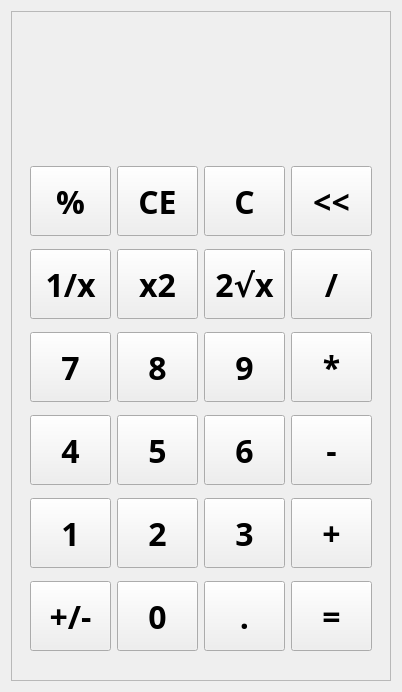
<?xml version="1.0" encoding="UTF-8"?>
<ui version="4.0">
 <class>Form</class>
 <widget class="QWidget" name="Form">
  <property name="geometry">
   <rect>
    <x>0</x>
    <y>0</y>
    <width>398</width>
    <height>688</height>
   </rect>
  </property>
  <property name="windowTitle">
   <string>Form</string>
  </property>
  <layout class="QGridLayout" name="gridLayout_3">
   <item row="0" column="0">
    <widget class="QFrame" name="frame">
     <property name="minimumSize">
      <size>
       <width>380</width>
       <height>670</height>
      </size>
     </property>
     <property name="maximumSize">
      <size>
       <width>380</width>
       <height>670</height>
      </size>
     </property>
     <property name="frameShape">
      <enum>QFrame::Shape::StyledPanel</enum>
     </property>
     <property name="frameShadow">
      <enum>QFrame::Shadow::Raised</enum>
     </property>
     <layout class="QGridLayout" name="gridLayout_2">
      <item row="0" column="0">
       <widget class="QLabel" name="display_label">
        <property name="minimumSize">
         <size>
          <width>271</width>
          <height>121</height>
         </size>
        </property>
        <property name="maximumSize">
         <size>
          <width>16777215</width>
          <height>121</height>
         </size>
        </property>
        <property name="font">
         <font>
          <family>Poppins</family>
          <pointsize>36</pointsize>
          <bold>true</bold>
         </font>
        </property>
        <property name="text">
         <string/>
        </property>
        <property name="alignment">
         <set>Qt::AlignmentFlag::AlignRight|Qt::AlignmentFlag::AlignTrailing|Qt::AlignmentFlag::AlignVCenter</set>
        </property>
       </widget>
      </item>
      <item row="1" column="0">
       <widget class="QWidget" name="widget_2" native="true">
        <property name="minimumSize">
         <size>
          <width>360</width>
          <height>520</height>
         </size>
        </property>
        <property name="maximumSize">
         <size>
          <width>360</width>
          <height>520</height>
         </size>
        </property>
        <layout class="QGridLayout" name="gridLayout">
         <item row="5" column="3">
          <widget class="QPushButton" name="equal_button">
           <property name="minimumSize">
            <size>
             <width>81</width>
             <height>70</height>
            </size>
           </property>
           <property name="maximumSize">
            <size>
             <width>81</width>
             <height>70</height>
            </size>
           </property>
           <property name="font">
            <font>
             <family>Poppins</family>
             <pointsize>24</pointsize>
             <bold>true</bold>
            </font>
           </property>
           <property name="text">
            <string>=</string>
           </property>
          </widget>
         </item>
         <item row="5" column="2">
          <widget class="QPushButton" name="point_button">
           <property name="minimumSize">
            <size>
             <width>81</width>
             <height>70</height>
            </size>
           </property>
           <property name="maximumSize">
            <size>
             <width>81</width>
             <height>70</height>
            </size>
           </property>
           <property name="font">
            <font>
             <family>Poppins</family>
             <pointsize>24</pointsize>
             <bold>true</bold>
            </font>
           </property>
           <property name="text">
            <string>.</string>
           </property>
          </widget>
         </item>
         <item row="4" column="0">
          <widget class="QPushButton" name="one_button">
           <property name="minimumSize">
            <size>
             <width>81</width>
             <height>70</height>
            </size>
           </property>
           <property name="maximumSize">
            <size>
             <width>81</width>
             <height>70</height>
            </size>
           </property>
           <property name="font">
            <font>
             <family>Poppins</family>
             <pointsize>24</pointsize>
             <bold>true</bold>
            </font>
           </property>
           <property name="text">
            <string>1</string>
           </property>
          </widget>
         </item>
         <item row="0" column="3">
          <widget class="QPushButton" name="backspace_button">
           <property name="minimumSize">
            <size>
             <width>81</width>
             <height>70</height>
            </size>
           </property>
           <property name="maximumSize">
            <size>
             <width>81</width>
             <height>70</height>
            </size>
           </property>
           <property name="font">
            <font>
             <family>Poppins</family>
             <pointsize>24</pointsize>
             <bold>true</bold>
            </font>
           </property>
           <property name="text">
            <string>&lt;&lt;</string>
           </property>
          </widget>
         </item>
         <item row="3" column="1">
          <widget class="QPushButton" name="five_button">
           <property name="minimumSize">
            <size>
             <width>81</width>
             <height>70</height>
            </size>
           </property>
           <property name="maximumSize">
            <size>
             <width>81</width>
             <height>70</height>
            </size>
           </property>
           <property name="font">
            <font>
             <family>Poppins</family>
             <pointsize>24</pointsize>
             <bold>true</bold>
            </font>
           </property>
           <property name="text">
            <string>5</string>
           </property>
          </widget>
         </item>
         <item row="5" column="0">
          <widget class="QPushButton" name="pushButton_21">
           <property name="minimumSize">
            <size>
             <width>81</width>
             <height>70</height>
            </size>
           </property>
           <property name="maximumSize">
            <size>
             <width>81</width>
             <height>70</height>
            </size>
           </property>
           <property name="font">
            <font>
             <family>Poppins</family>
             <pointsize>24</pointsize>
             <bold>true</bold>
            </font>
           </property>
           <property name="text">
            <string>+/-</string>
           </property>
          </widget>
         </item>
         <item row="4" column="1">
          <widget class="QPushButton" name="two_button">
           <property name="minimumSize">
            <size>
             <width>81</width>
             <height>70</height>
            </size>
           </property>
           <property name="maximumSize">
            <size>
             <width>81</width>
             <height>70</height>
            </size>
           </property>
           <property name="font">
            <font>
             <family>Poppins</family>
             <pointsize>24</pointsize>
             <bold>true</bold>
            </font>
           </property>
           <property name="text">
            <string>2</string>
           </property>
          </widget>
         </item>
         <item row="0" column="0">
          <widget class="QPushButton" name="percent_button">
           <property name="minimumSize">
            <size>
             <width>81</width>
             <height>70</height>
            </size>
           </property>
           <property name="maximumSize">
            <size>
             <width>81</width>
             <height>70</height>
            </size>
           </property>
           <property name="font">
            <font>
             <family>Poppins</family>
             <pointsize>24</pointsize>
             <bold>true</bold>
            </font>
           </property>
           <property name="text">
            <string>%</string>
           </property>
          </widget>
         </item>
         <item row="5" column="1">
          <widget class="QPushButton" name="zero_button">
           <property name="minimumSize">
            <size>
             <width>81</width>
             <height>70</height>
            </size>
           </property>
           <property name="maximumSize">
            <size>
             <width>81</width>
             <height>70</height>
            </size>
           </property>
           <property name="font">
            <font>
             <family>Poppins</family>
             <pointsize>24</pointsize>
             <bold>true</bold>
            </font>
           </property>
           <property name="text">
            <string>0</string>
           </property>
          </widget>
         </item>
         <item row="2" column="0">
          <widget class="QPushButton" name="seven_button">
           <property name="minimumSize">
            <size>
             <width>81</width>
             <height>70</height>
            </size>
           </property>
           <property name="maximumSize">
            <size>
             <width>81</width>
             <height>70</height>
            </size>
           </property>
           <property name="font">
            <font>
             <family>Poppins</family>
             <pointsize>24</pointsize>
             <bold>true</bold>
            </font>
           </property>
           <property name="text">
            <string>7</string>
           </property>
          </widget>
         </item>
         <item row="0" column="2">
          <widget class="QPushButton" name="clear_button">
           <property name="minimumSize">
            <size>
             <width>81</width>
             <height>70</height>
            </size>
           </property>
           <property name="maximumSize">
            <size>
             <width>81</width>
             <height>70</height>
            </size>
           </property>
           <property name="font">
            <font>
             <family>Poppins</family>
             <pointsize>24</pointsize>
             <bold>true</bold>
            </font>
           </property>
           <property name="text">
            <string>C</string>
           </property>
          </widget>
         </item>
         <item row="4" column="3">
          <widget class="QPushButton" name="addition_button">
           <property name="minimumSize">
            <size>
             <width>81</width>
             <height>70</height>
            </size>
           </property>
           <property name="maximumSize">
            <size>
             <width>81</width>
             <height>70</height>
            </size>
           </property>
           <property name="font">
            <font>
             <family>Poppins</family>
             <pointsize>24</pointsize>
             <bold>true</bold>
            </font>
           </property>
           <property name="text">
            <string>+</string>
           </property>
          </widget>
         </item>
         <item row="2" column="1">
          <widget class="QPushButton" name="eight_button">
           <property name="minimumSize">
            <size>
             <width>81</width>
             <height>70</height>
            </size>
           </property>
           <property name="maximumSize">
            <size>
             <width>81</width>
             <height>70</height>
            </size>
           </property>
           <property name="font">
            <font>
             <family>Poppins</family>
             <pointsize>24</pointsize>
             <bold>true</bold>
            </font>
           </property>
           <property name="text">
            <string>8</string>
           </property>
          </widget>
         </item>
         <item row="3" column="3">
          <widget class="QPushButton" name="subraction_button">
           <property name="minimumSize">
            <size>
             <width>81</width>
             <height>70</height>
            </size>
           </property>
           <property name="maximumSize">
            <size>
             <width>81</width>
             <height>70</height>
            </size>
           </property>
           <property name="font">
            <font>
             <family>Poppins</family>
             <pointsize>24</pointsize>
             <bold>true</bold>
            </font>
           </property>
           <property name="text">
            <string>-</string>
           </property>
          </widget>
         </item>
         <item row="4" column="2">
          <widget class="QPushButton" name="three_button">
           <property name="minimumSize">
            <size>
             <width>81</width>
             <height>70</height>
            </size>
           </property>
           <property name="maximumSize">
            <size>
             <width>81</width>
             <height>70</height>
            </size>
           </property>
           <property name="font">
            <font>
             <family>Poppins</family>
             <pointsize>24</pointsize>
             <bold>true</bold>
            </font>
           </property>
           <property name="text">
            <string>3</string>
           </property>
          </widget>
         </item>
         <item row="2" column="2">
          <widget class="QPushButton" name="nine_button">
           <property name="minimumSize">
            <size>
             <width>81</width>
             <height>70</height>
            </size>
           </property>
           <property name="maximumSize">
            <size>
             <width>81</width>
             <height>70</height>
            </size>
           </property>
           <property name="font">
            <font>
             <family>Poppins</family>
             <pointsize>24</pointsize>
             <bold>true</bold>
            </font>
           </property>
           <property name="text">
            <string>9</string>
           </property>
          </widget>
         </item>
         <item row="3" column="0">
          <widget class="QPushButton" name="four_button">
           <property name="minimumSize">
            <size>
             <width>81</width>
             <height>70</height>
            </size>
           </property>
           <property name="maximumSize">
            <size>
             <width>81</width>
             <height>70</height>
            </size>
           </property>
           <property name="font">
            <font>
             <family>Poppins</family>
             <pointsize>24</pointsize>
             <bold>true</bold>
            </font>
           </property>
           <property name="text">
            <string>4</string>
           </property>
          </widget>
         </item>
         <item row="2" column="3">
          <widget class="QPushButton" name="multiplication_button">
           <property name="minimumSize">
            <size>
             <width>81</width>
             <height>70</height>
            </size>
           </property>
           <property name="maximumSize">
            <size>
             <width>81</width>
             <height>70</height>
            </size>
           </property>
           <property name="font">
            <font>
             <family>Poppins</family>
             <pointsize>24</pointsize>
             <bold>true</bold>
            </font>
           </property>
           <property name="text">
            <string>*</string>
           </property>
          </widget>
         </item>
         <item row="0" column="1">
          <widget class="QPushButton" name="clearEntry_button">
           <property name="minimumSize">
            <size>
             <width>81</width>
             <height>70</height>
            </size>
           </property>
           <property name="maximumSize">
            <size>
             <width>81</width>
             <height>70</height>
            </size>
           </property>
           <property name="font">
            <font>
             <family>Poppins</family>
             <pointsize>24</pointsize>
             <bold>true</bold>
            </font>
           </property>
           <property name="text">
            <string>CE</string>
           </property>
          </widget>
         </item>
         <item row="3" column="2">
          <widget class="QPushButton" name="six_button">
           <property name="minimumSize">
            <size>
             <width>81</width>
             <height>70</height>
            </size>
           </property>
           <property name="maximumSize">
            <size>
             <width>81</width>
             <height>70</height>
            </size>
           </property>
           <property name="font">
            <font>
             <family>Poppins</family>
             <pointsize>24</pointsize>
             <bold>true</bold>
            </font>
           </property>
           <property name="text">
            <string>6</string>
           </property>
          </widget>
         </item>
         <item row="1" column="0">
          <widget class="QPushButton" name="reciprocal_button">
           <property name="minimumSize">
            <size>
             <width>81</width>
             <height>70</height>
            </size>
           </property>
           <property name="maximumSize">
            <size>
             <width>81</width>
             <height>70</height>
            </size>
           </property>
           <property name="font">
            <font>
             <family>Poppins</family>
             <pointsize>24</pointsize>
             <bold>true</bold>
            </font>
           </property>
           <property name="text">
            <string>1/x</string>
           </property>
          </widget>
         </item>
         <item row="1" column="1">
          <widget class="QPushButton" name="exponential_button">
           <property name="minimumSize">
            <size>
             <width>81</width>
             <height>70</height>
            </size>
           </property>
           <property name="maximumSize">
            <size>
             <width>81</width>
             <height>70</height>
            </size>
           </property>
           <property name="font">
            <font>
             <family>Poppins</family>
             <pointsize>24</pointsize>
             <bold>true</bold>
            </font>
           </property>
           <property name="text">
            <string>x2</string>
           </property>
          </widget>
         </item>
         <item row="1" column="2">
          <widget class="QPushButton" name="squareRoot_button">
           <property name="minimumSize">
            <size>
             <width>81</width>
             <height>70</height>
            </size>
           </property>
           <property name="maximumSize">
            <size>
             <width>81</width>
             <height>70</height>
            </size>
           </property>
           <property name="font">
            <font>
             <family>Poppins</family>
             <pointsize>24</pointsize>
             <bold>true</bold>
            </font>
           </property>
           <property name="text">
            <string>2√x</string>
           </property>
          </widget>
         </item>
         <item row="1" column="3">
          <widget class="QPushButton" name="division_button">
           <property name="minimumSize">
            <size>
             <width>81</width>
             <height>70</height>
            </size>
           </property>
           <property name="maximumSize">
            <size>
             <width>81</width>
             <height>70</height>
            </size>
           </property>
           <property name="font">
            <font>
             <family>Poppins</family>
             <pointsize>24</pointsize>
             <bold>true</bold>
            </font>
           </property>
           <property name="text">
            <string>/</string>
           </property>
          </widget>
         </item>
        </layout>
       </widget>
      </item>
     </layout>
    </widget>
   </item>
  </layout>
 </widget>
 <resources/>
 <connections/>
</ui>
